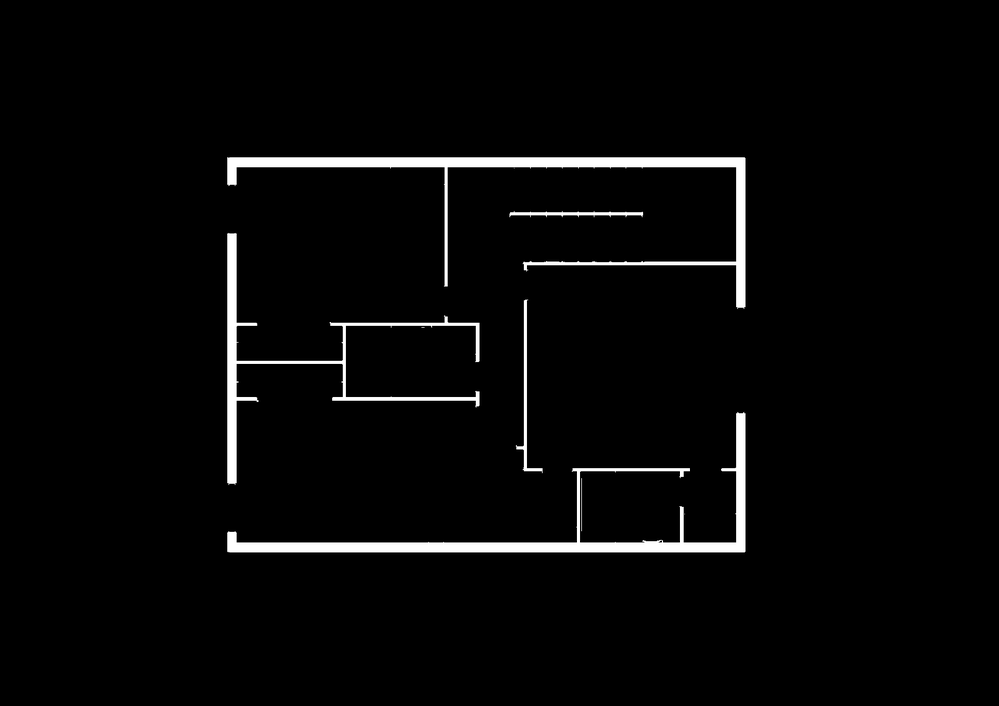
#> input picture preprocessed_images/masked_floor_image.png, 999 x 706 px, shrunk from 1600 x 1131 before the run
$ python classify.py
#> lines starting #> are read from the running program, lines starting #| are printed output that depends on the picture; after the words box and inside, x2 and y2 are one past the last pixel; in counts of white or black regions, pixels touching at a corner belong together
import numpy as np
from PIL import Image
import cv2
from scipy.spatial.distance import cdist

def load_and_preprocess(image_path):
    # Load image and convert to grayscale
    img = Image.open(image_path).convert('L')
    img_array = np.array(img)

    # Convert to binary image (black and white only)
    _, binary = cv2.threshold(img_array, 127, 255, cv2.THRESH_BINARY)
    return binary

def detect_lines(binary_image):
    # Use HoughLinesP to detect straight lines
    lines = cv2.HoughLinesP(
        binary_image,
        rho=1,
        theta=np.pi/180,
        threshold=100,
        minLineLength=1,
        maxLineGap=10
    )


    # Convert lines to a more manageable format
    processed_lines = []
    last_d1 = None
    last_d2 = None
    if lines is not None:
        for line in lines:
            x1, y1, x2, y2 = line[0]
            d1 = x2 - x1
            d2 = y2 - y1
            # if last_d1 is not None:
            #     if abs(last_d1)
            # Calculate line length
            length = np.sqrt((x2-x1)**2 + (y2-y1)**2)
            # Calculate angle
            angle = np.arctan2(y2-y1, x2-x1)
            processed_lines.append({
                'points': [(x1, y1), (x2, y2)],
                'length': length,
                'angle': angle
            })

    return processed_lines

def merge_similar_lines(lines, d1_threshold=150, angle_threshold=0.017):
    if not lines:
        return []

    merged_lines = []
    used = set()

    for i, line1 in enumerate(lines):
        if i in used:
            continue

        similar_lines = [line1['points']]
        used.add(i)

        for j, line2 in enumerate(lines):
            if j in used:
                continue

            # Check if lines are parallel and close
            angle_diff = abs(line1['angle'] - line2['angle'])
            if angle_diff < angle_threshold or abs(angle_diff - np.pi) < angle_threshold:
                # Calculate d1s between endpoints
                points1 = np.array(line1['points'])
                points2 = np.array(line2['points'])
                d1s = cdist(points1, points2)

                if np.min(d1s) < d1_threshold:
                    similar_lines.append(line2['points'])
                    used.add(j)

        # Merge similar lines
        if similar_lines:
            all_points = np.array([point for line in similar_lines for point in line])
            if len(all_points) >= 2:
                # Find the two most distant points
                d1s = cdist(all_points, all_points)
                i, j = np.unravel_index(d1s.argmax(), d1s.shape)
                merged_lines.append({
                    'points': [
                        (int(all_points[i][0]), int(all_points[i][1])),
                        (int(all_points[j][0]), int(all_points[j][1]))
                    ]
                })

    return merged_lines

def generate_wall_geometry(line, thickness=0.2, height=40.0):
    (x1, y1), (x2, y2) = line['points']

    # Scale coordinates from pixels to feet (adjust scale factor as needed)
    scale = 0.1  # This means 10 pixels = 1 foot
    x1, y1 = x1 * scale, y1 * scale
    x2, y2 = x2 * scale, y2 * scale

    # Create wall geometry with thickness
    dx = x2 - x1
    dy = y2 - y1
    length = np.sqrt(dx*dx + dy*dy)
    if length == 0:
        return None

    # Normalize direction vector
    dx, dy = dx/length, dy/length

    # Perpendicular vector for thickness
    px, py = -dy * thickness/2, dx * thickness/2

    # Generate four corners of the wall
    points = [
        [x1 - px, y1 - py],
        [x2 - px, y2 - py],
        [x2 + px, y2 + py],
        [x1 + px, y1 + py]
    ]

    return {
        "type": "wall",
        "points": points,
        "height": height
    }

def process_floor_plan(image_path):
    # Load and preprocess image
    binary_image = load_and_preprocess(image_path)
#> in load_and_preprocess, img is the input picture: PIL image 999x706 L; min 0, max 255, mean 7.4
#> in load_and_preprocess, `_, binary = cv2.threshold(img_array, 127, 255, cv2.THRESH_BINARY)`:
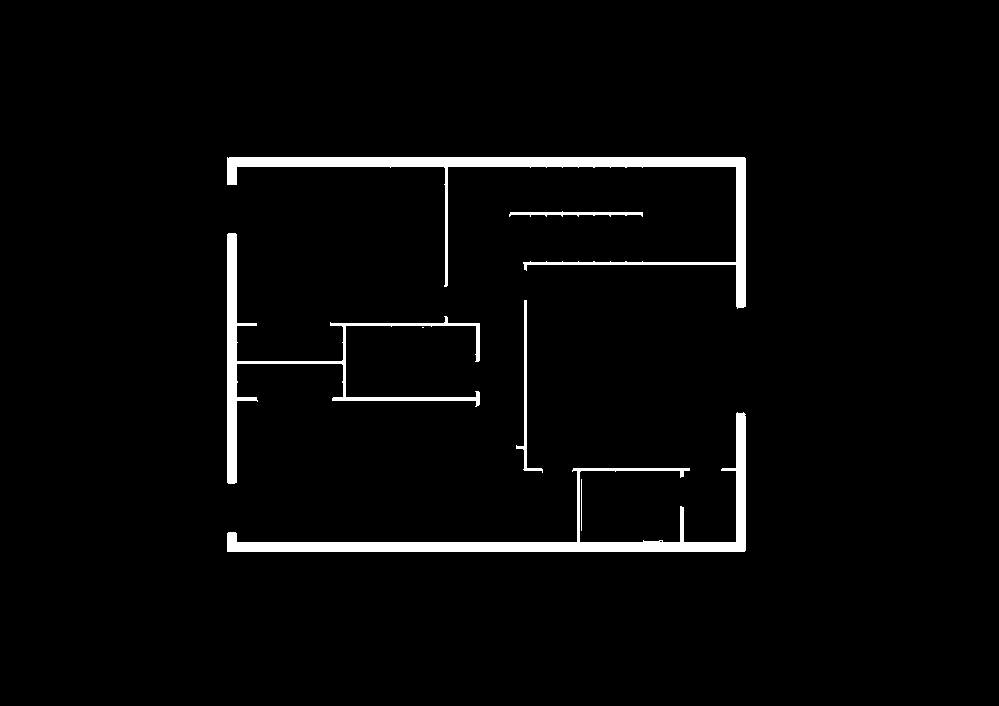
#> binary: shape (706, 999); 2.9% white; 7 white regions (1 under 20 px), largest, box (x1, y1, x2, y2) and area: (227, 157, 746, 309) 7814, (227, 412, 746, 552) 7379, (227, 233, 480, 484) 4443, (516, 300, 543, 473) 589, (509, 211, 643, 217) 425, (581, 479, 582, 531) 52

    # Detect lines
    lines = detect_lines(binary_image)
#> in detect_lines, `lines = cv2.HoughLinesP( binary_image, rho=1, theta=np.pi/180, thresho..`: lines = 77 rows, first 6: [227, 551, 745, 542], [227, 158, 745, 158], [227, 161, 745, 161], [227, 159, 745, 159], [227, 165, 745, 165], [227, 163, 745, 163]
#> the loop in detect_lines, `for line in lines:` made 77 passes
#> (x1, y1, x2, y2, d1, d2, length, angle) on passes 1 to 12: (227, 551, 745, 542, 518, -9, 518.1, -0.0174), (227, 158, 745, 158, 518, 0, 518, 0), (227, 161, 745, 161, 518, 0, 518, 0), (227, 159, 745, 159, 518, 0, 518, 0), (227, 165, 745, 165, 518, 0, 518, 0), (227, 163, 745, 163, 518, 0, 518, 0), (227, 166, 745, 166, 518, 0, 518, 0), (406, 547, 451, 547, 45, 0, 45, 0), (227, 162, 745, 162, 518, 0, 518, 0), (227, 157, 744, 157, 517, 0, 517, 0), (227, 160, 745, 160, 518, 0, 518, 0), (227, 549, 662, 541, 435, -8, 435.1, -0.0184)
#> after the loop in detect_lines, `for line in lines:`: processed_lines = 77 items
#> lines = 77 items

    # Merge similar lines
    merged_lines = merge_similar_lines(lines)
#> the loop in merge_similar_lines, `for i, line1 in enumerate(lines):` made 77 passes
#> j on passes 1, 2, 8, 18, 19, 21, 22, 38, 45: 1, 23, 6, 3, 2, 15, 11, 6, 7
#> pass 1, in merge_similar_lines, `d1s = cdist(all_points, all_points)`:
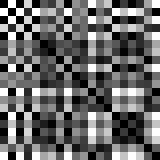
#> d1s: shape (20, 20) float64 (shown 8 times larger); min 0, max 518.1, mean 213.8; drawn with min black and max white
#> pass 2, in merge_similar_lines, `d1s = cdist(all_points, all_points)`:
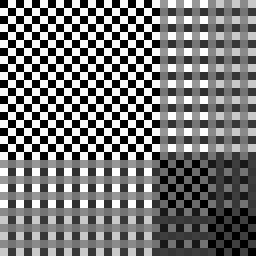
#> d1s: shape (32, 32) float64 (shown 8 times larger); min 0, max 528.9, mean 249.2; drawn with min black and max white
#> after the loop in merge_similar_lines, `for i, line1 in enumerate(lines):`: merged_lines = 9 items; used = 77 items
#> merged_lines = 9 items

    # Generate geometry data
    geometry_data = []
    for line in merged_lines:
        wall_geometry = generate_wall_geometry(line)
        if wall_geometry:
            geometry_data.append(wall_geometry)
#> this loop made 9 passes
#> (line, x1 in generate_wall_geometry, y1 in generate_wall_geometry, x2 in generate_wall_geometry, y2 in generate_wall_geometry, dx in generate_wall_geometry, dy in generate_wall_geometry, length in generate_wall_geometry) on passes 1 to 8: ({'points': [(227, 551), (745, 542)]}, 22.7, 55.1, 74.5, 54.2, 1, -0.0174, 51.81), ({'points': [(227, 157), (745, 264)]}, 22.7, 15.7, 74.5, 26.4, 0.979, 0.202, 52.89), ({'points': [(744, 551), (289, 542)]}, 74.4, 55.1, 28.9, 54.2, -1, -0.0198, 45.51), ({'points': [(735, 550), (740, 413)]}, 73.5, 55, 74, 41.3, 0.0365, -0.999, 13.71), ({'points': [(235, 233), (228, 483)]}, 23.5, 23.3, 22.8, 48.3, -0.028, 1, 25.01), ({'points': [(745, 550), (736, 167)]}, 74.5, 55, 73.6, 16.7, -0.0235, -1, 38.31), ({'points': [(236, 482), (229, 167)]}, 23.6, 48.2, 22.9, 16.7, -0.0222, -1, 31.51), ({'points': [(479, 399), (229, 325)]}, 47.9, 39.9, 22.9, 32.5, -0.959, -0.284, 26.07)
#> after the loop, geometry_data = 9 items

    return geometry_data

def save_geometry_data(geometry_data, output_path):
    import json
    with open(output_path, 'w') as f:
        json.dump(geometry_data, f, indent=2)

if __name__ == "__main__":
    image_path = "preprocessed_images/masked_floor_image.png"
    output_path = "generated_geometry_data.json"

    geometry_data = process_floor_plan(image_path)
#> geometry_data = 9 items
    save_geometry_data(geometry_data, output_path)
